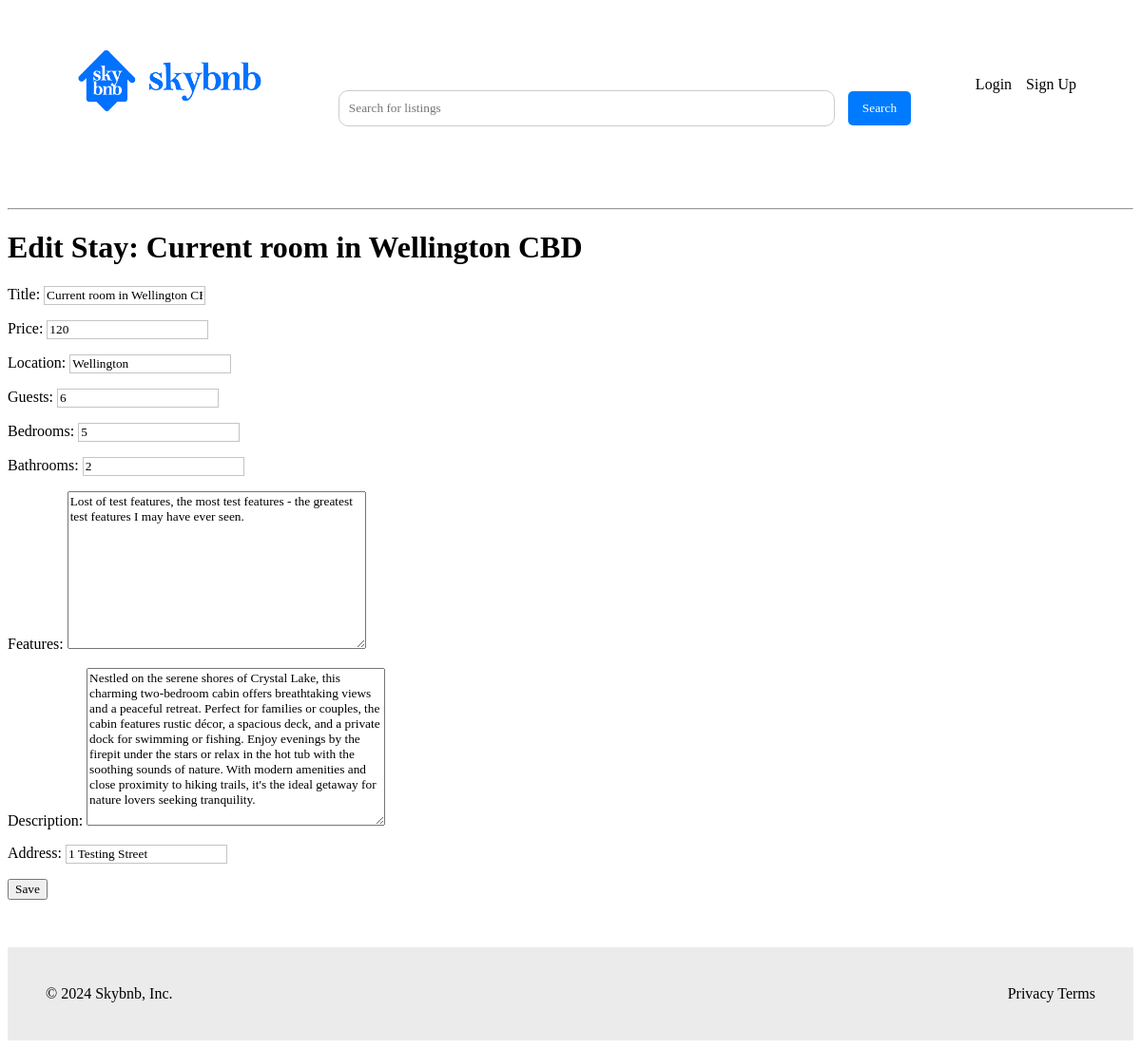
The page /stays/1/edit/ on the database as committed earlier.
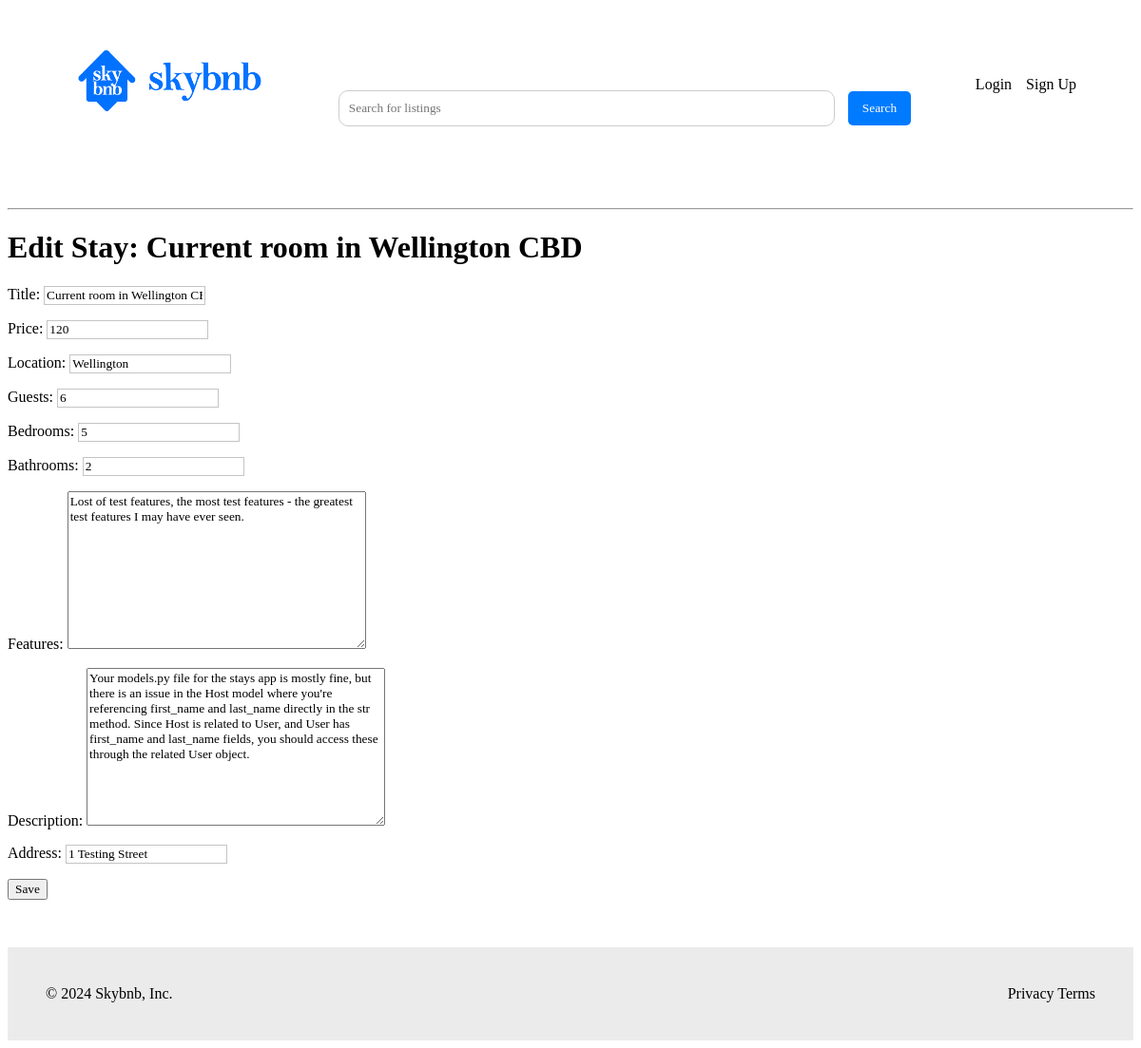
The same page on the database as committed later.
### stays/models.py (models this page shows, shortened)
class Stay(models.Model):
    title = models.CharField(max_length=255)
    price = models.IntegerField()
    location = models.CharField(max_length=255)
    host = models.ForeignKey(Host, on_delete=models.PROTECT, related_name='host')
    guests = models.IntegerField()
    bedrooms = models.IntegerField()
    bathrooms = models.IntegerField()
    features = models.TextField(max_length=510)
    description = models.TextField(max_length=510)
    address = models.CharField(max_length=255)

### stays/views.py (the view)
# urls.py: path('stays/<int:pk>/edit/', StayUpdateView.as_view(), name='stay_edit'),
class StayUpdateView(UpdateView):
    model = Stay
    fields = ['title', 'price', 'location', 'guests', 'bedrooms', 'bathrooms', 'features', 'description', 'address']
    template_name = 'stays/stay_form.html'
    success_url = '/'

### stays/templates/stays/stay_form.html (shortened to what this page needs)
{% extends 'base.html' %}
{% block content %}
    <div class="container">
        <h1>
            {% if form.instance.pk %}
                Edit Stay: {{ form.instance.title }}
            {% else %}
                Add a New stay
            {% endif %}
        </h1>
        <form method="post">
            {{ form.as_p }}
            <button type="submit">Save</button>
        </form>
    </div>
{% endblock %}

Rows that differ between the two databases and show on the page:
changed Stay "Current room in Wellington CBD": description "Nestled on the serene shores of Crystal Lake, this charming two-bedroom cabin offers breathtaking views and a peaceful retreat. Perfect for families or couples, the cabin features rustic décor, a spacious deck, and a private dock for swimming or fishing. Enjoy evenings by the firepit under the stars or relax in the hot tub with the soothing sounds of nature. With modern amenities and close proximity to hiking trails, it's the ideal getaway for nature lovers seeking tranquility." → "Your models.py file for the stays app is mostly fine, but there is an issue in the Host model where you're referencing first_name and last_name directly in the str method. Since Host is related to User, and User has first_name and last_name fields, you should access these through the related User object."
